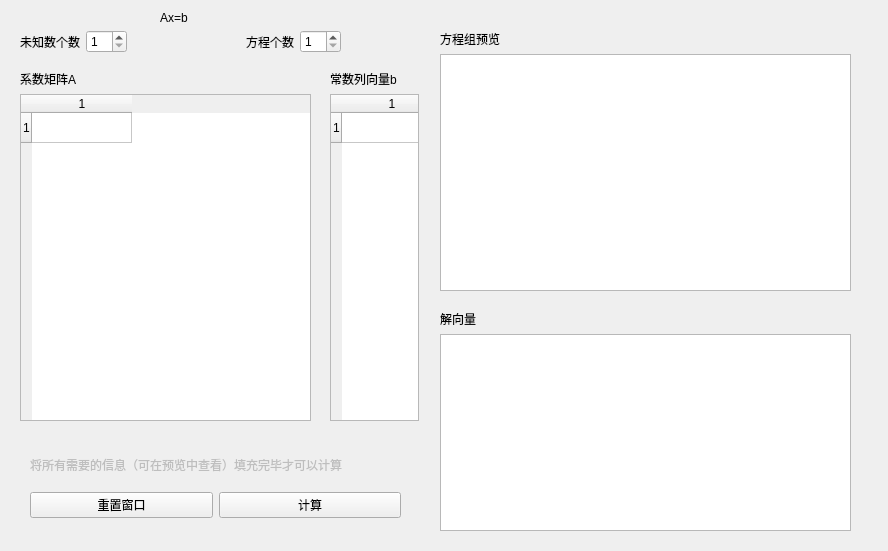
<?xml version="1.0" encoding="UTF-8"?>
<ui version="4.0">
 <class>LinerEquations</class>
 <widget class="QWidget" name="LinerEquations">
  <property name="geometry">
   <rect>
    <x>0</x>
    <y>0</y>
    <width>888</width>
    <height>551</height>
   </rect>
  </property>
  <property name="windowTitle">
   <string>Form</string>
  </property>
  <widget class="QLabel" name="label_3">
   <property name="geometry">
    <rect>
     <x>160</x>
     <y>10</y>
     <width>72</width>
     <height>15</height>
    </rect>
   </property>
   <property name="text">
    <string>Ax=b</string>
   </property>
  </widget>
  <widget class="QWidget" name="layoutWidget">
   <property name="geometry">
    <rect>
     <x>30</x>
     <y>490</y>
     <width>371</width>
     <height>31</height>
    </rect>
   </property>
   <layout class="QHBoxLayout" name="horizontalLayout_4">
    <item>
     <widget class="QPushButton" name="pushButton_ResetAll">
      <property name="text">
       <string>重置窗口</string>
      </property>
     </widget>
    </item>
    <item>
     <widget class="QPushButton" name="pushButton_Go">
      <property name="text">
       <string>计算</string>
      </property>
     </widget>
    </item>
   </layout>
  </widget>
  <widget class="QWidget" name="layoutWidget">
   <property name="geometry">
    <rect>
     <x>20</x>
     <y>30</y>
     <width>321</width>
     <height>23</height>
    </rect>
   </property>
   <layout class="QHBoxLayout" name="horizontalLayout">
    <item>
     <widget class="QLabel" name="label_2">
      <property name="text">
       <string>未知数个数</string>
      </property>
     </widget>
    </item>
    <item>
     <widget class="QSpinBox" name="spinBox_y">
      <property name="minimum">
       <number>1</number>
      </property>
     </widget>
    </item>
    <item>
     <spacer name="horizontalSpacer">
      <property name="orientation">
       <enum>Qt::Horizontal</enum>
      </property>
      <property name="sizeHint" stdset="0">
       <size>
        <width>40</width>
        <height>20</height>
       </size>
      </property>
     </spacer>
    </item>
    <item>
     <widget class="QLabel" name="label">
      <property name="text">
       <string>方程个数</string>
      </property>
     </widget>
    </item>
    <item>
     <widget class="QSpinBox" name="spinBox_x">
      <property name="minimum">
       <number>1</number>
      </property>
     </widget>
    </item>
   </layout>
  </widget>
  <widget class="QWidget" name="layoutWidget">
   <property name="geometry">
    <rect>
     <x>20</x>
     <y>70</y>
     <width>291</width>
     <height>351</height>
    </rect>
   </property>
   <layout class="QVBoxLayout" name="verticalLayout">
    <item>
     <widget class="QLabel" name="label_4">
      <property name="text">
       <string>系数矩阵A</string>
      </property>
     </widget>
    </item>
    <item>
     <widget class="QTableWidget" name="tableWidget_A">
      <property name="editTriggers">
       <set>QAbstractItemView::AllEditTriggers</set>
      </property>
      <row>
       <property name="text">
        <string>1</string>
       </property>
      </row>
      <column>
       <property name="text">
        <string>1</string>
       </property>
      </column>
     </widget>
    </item>
   </layout>
  </widget>
  <widget class="QWidget" name="layoutWidget">
   <property name="geometry">
    <rect>
     <x>330</x>
     <y>70</y>
     <width>89</width>
     <height>351</height>
    </rect>
   </property>
   <layout class="QVBoxLayout" name="verticalLayout_2">
    <item>
     <widget class="QLabel" name="label_5">
      <property name="text">
       <string>常数列向量b</string>
      </property>
     </widget>
    </item>
    <item>
     <widget class="QTableWidget" name="tableWidget_b">
      <property name="editTriggers">
       <set>QAbstractItemView::AllEditTriggers</set>
      </property>
      <row>
       <property name="text">
        <string>1</string>
       </property>
      </row>
      <column>
       <property name="text">
        <string>1</string>
       </property>
      </column>
     </widget>
    </item>
   </layout>
  </widget>
  <widget class="QWidget" name="layoutWidget">
   <property name="geometry">
    <rect>
     <x>440</x>
     <y>30</y>
     <width>411</width>
     <height>261</height>
    </rect>
   </property>
   <layout class="QVBoxLayout" name="verticalLayout_3">
    <item>
     <widget class="QLabel" name="label_6">
      <property name="text">
       <string>方程组预览</string>
      </property>
     </widget>
    </item>
    <item>
     <widget class="QTextBrowser" name="textBrowser"/>
    </item>
   </layout>
  </widget>
  <widget class="QWidget" name="layoutWidget">
   <property name="geometry">
    <rect>
     <x>440</x>
     <y>310</y>
     <width>411</width>
     <height>221</height>
    </rect>
   </property>
   <layout class="QVBoxLayout" name="verticalLayout_4">
    <item>
     <widget class="QLabel" name="label_7">
      <property name="text">
       <string>解向量</string>
      </property>
     </widget>
    </item>
    <item>
     <widget class="QTextBrowser" name="textBrowser_2"/>
    </item>
   </layout>
  </widget>
  <widget class="QLabel" name="label_8">
   <property name="enabled">
    <bool>false</bool>
   </property>
   <property name="geometry">
    <rect>
     <x>30</x>
     <y>450</y>
     <width>401</width>
     <height>31</height>
    </rect>
   </property>
   <property name="text">
    <string>将所有需要的信息（可在预览中查看）填充完毕才可以计算</string>
   </property>
   <property name="textFormat">
    <enum>Qt::RichText</enum>
   </property>
  </widget>
 </widget>
 <resources/>
 <connections/>
</ui>
